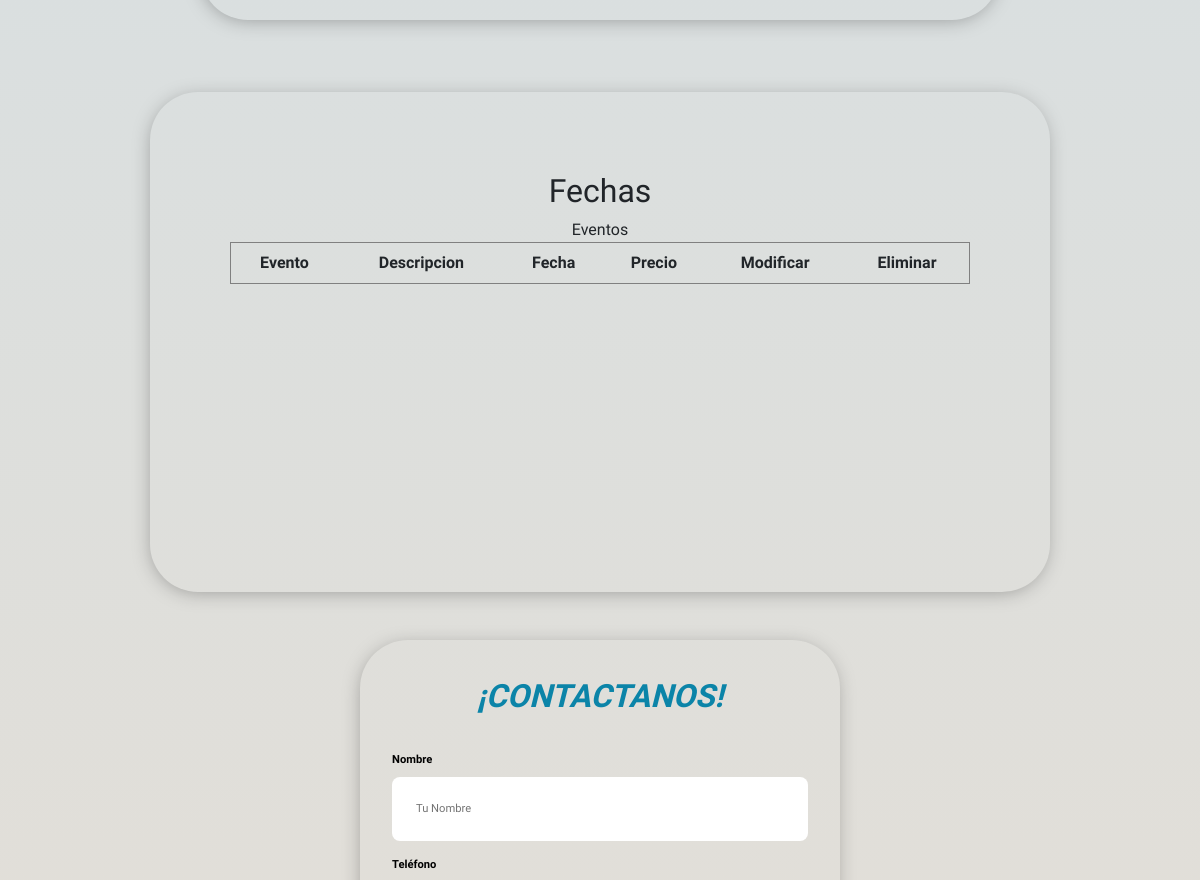
The app's page / (middle part), older data.
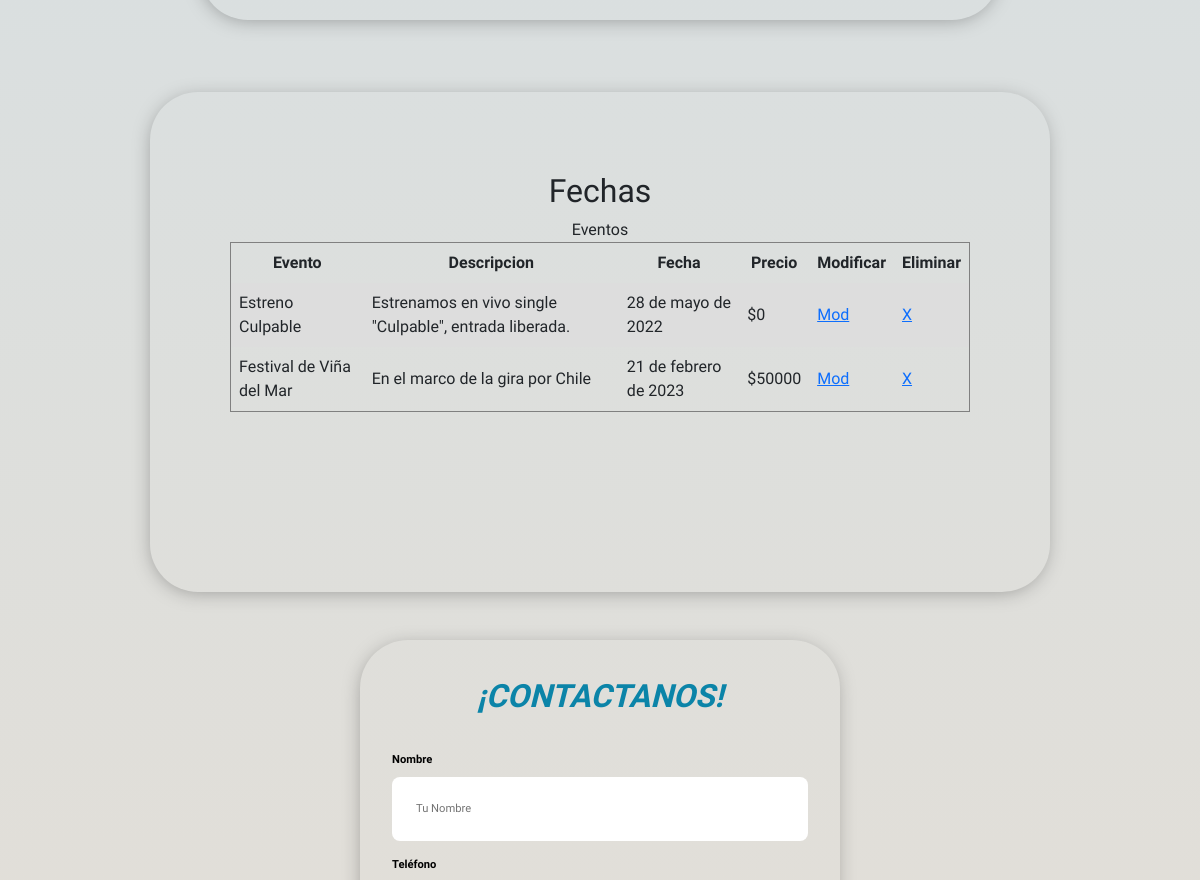
The same page, newer data.
### musica/models.py (models this page shows, shortened)
class Evento(models.Model):
    nombreEvento = models.CharField(max_length=60,primary_key=True, verbose_name='Nombre Evento')
    descripcion = models.CharField(max_length=300, verbose_name='Descripción')
    fecha= models.DateField()
    precio = models.IntegerField(null=True, verbose_name='Precio')
    categoria = models.ForeignKey(TipoEvento, on_delete=models.CASCADE)

### musica/views.py (the view)
# urls.py: path('', home,name="home"),
def home(request):
    listaEvento = Evento.objects.all()
    datos = {
        'evento': listaEvento
    }
    return render(request, 'musica/index.html', datos)

### musica/templates/musica/index.html (shortened to what this page needs)
{% load static %}
<!DOCTYPE html>
<html lang="en">
<head>
    <link rel= "stylesheet" href="{% static 'musica/css/style.css' %}">
    <link href="https://cdn.jsdelivr.net/npm/bootstrap@5.1.3/dist/css/bootstrap.min.css" rel="stylesheet"
>
</head>
<body>
    <main>
        <div>
            <br>
            <br>
            <br>
            <section class="box-shadow">
            </section>
            <br>
            <br>
            <br>
            <section>
                <div class="fechas">
                    <h2>Fechas</h2>
                    <table border="1">Eventos
                        <tr>
                            <th>Evento</th>
                            <th>Descripcion</th>
                            <th>Fecha</th>
                            <th>Precio</th>
                            <th>Modificar</th>
                            <th>Eliminar</th>
                        </tr>
                        {% for eve in evento%}
                        <tr>
                            <td>{{eve.nombreEvento}}</td>
                            <td>{{eve.descripcion}}</td>
                            <td>{{eve.fecha}}</td>
                            <td>${{eve.precio}}</td>
                            <td><a href="{% url 'form_mod_evento' eve.nombreEvento %}">Mod</a></td>
                            <td><a href="{% url 'form_ele_evento' eve.nombreEvento %}">X</a></td>
                        </tr>
                        {% endfor %}
                    </table>
                </div>
                <br>
                <br>
                <form class="formulario paracontacto">
                    <fieldset>
                        <legend>¡Contactanos!</legend>
                        <div class="contenedor-campos">
                            <div class="campo">
                                <label>Nombre</label>
                                <input class="input-text" type="text" id="nombrec" placeholder="Tu Nombre">
                                <br>
                            </div>
                            <div class="campo">
                                <label>Teléfono</label>
                            </div>
                        </div>
                    </fieldset>
                </form>
            </section>
        </div>
    </main>
</body>
</html>

### musica/static/musica/css/style.css (style rules this page uses)
:root { --primarycolor: #e8ded2; --bcolor: #a3d2ca; --ccolor: #d6d6cf; --dcolor: #cde0ec; --ecolor: #c2e08a; --fcolor: #0b84a8; }
html { margin:0; box-sizing: border-box; }
body { font-family: 'Montserrat', sans-serif; font-size: 16px; margin: auto; background-color: var(--ccolor); background-image: linear-gradient(to top, var(--primarycolor) 0%, var(--dcolor) 100%); }
main { padding: 40px; }
h2 { font-size: 4.8rem; }
h1,h2,h3 { text-align: center; }
* { margin: 0; padding: 0; box-sizing: border-box; text-decoration: none; font-family: 'Dosis', sans-serif; }
.box-shadow { -webkit-box-shadow: -1px 3px 20px -4px rgba(0,0,0,0.34); -moz-box-shadow: -1px 3px 20px -4px rgba(0,0,0,0.34); box-shadow: -1px 3px 20px -4px rgba(0,0,0,0.34); margin: auto; border-radius: 3rem; width: 800px; height: 500px; padding: 2rem; }
.fechas { -webkit-box-shadow: -1px 3px 20px -4px rgba(0,0,0,0.34); -moz-box-shadow: -1px 3px 20px -4px rgba(0,0,0,0.34); box-shadow: -1px 3px 20px -4px rgba(0,0,0,0.34); margin: auto; border-radius: 3rem; width: 900px; height: 500px; text-align: center; padding: 5rem; }
.paracontacto { -webkit-box-shadow: -1px 3px 20px -4px rgba(0,0,0,0.34); -moz-box-shadow: -1px 3px 20px -4px rgba(0,0,0,0.34); box-shadow: -1px 3px 20px -4px rgba(0,0,0,0.34); margin: auto; border-radius: 3rem; width: auto ; height: auto; }
.formulario { width: min(30rem, 100%); margin: 0 auto; padding: 2rem; font-size: 70%; }
.formulario fieldset { border: none; }
.formulario legend { text-align: center; font-size: 2rem; text-transform: uppercase; font-weight: 700; margin-bottom: 2rem; color: var(--fcolor); }
.campo { margin-bottom: 1rem; }
.campo label { color:#000000; font-weight: bold; margin-bottom: .5rem; display: block; }
.input-text { width: 100%; border: none; padding: 1.5rem; border-radius: .5rem; }
table { font-family: arial, sans-serif; border-collapse: collapse; width: 100%; }
td, th { border: 1px solid #dddddd; text-align: left; padding: 8px; }
tr:nth-child(even) { background-color: #dddddd; }
legend { font-style: oblique; }

Row changes from the older to the newer data that the page shows:
added Evento: nombreEvento "Estreno Culpable", descripcion "Estrenamos en vivo single \"Culpable\", entrada liberada.", fecha "28 de mayo de 2022", precio "0"
added Evento: nombreEvento "Festival de Viña del Mar", descripcion "En el marco de la gira por Chile", fecha "21 de febrero de 2023", precio "50000"
